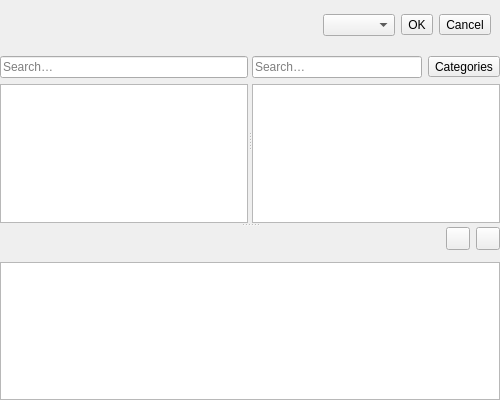
<?xml version="1.0" encoding="UTF-8"?>
<ui version="4.0">
 <class>Otter::FeedsContentsWidget</class>
 <widget class="QWidget" name="Otter::FeedsContentsWidget">
  <property name="geometry">
   <rect>
    <x>0</x>
    <y>0</y>
    <width>500</width>
    <height>400</height>
   </rect>
  </property>
  <layout class="QVBoxLayout" name="verticalLayout">
   <property name="leftMargin">
    <number>0</number>
   </property>
   <property name="topMargin">
    <number>0</number>
   </property>
   <property name="rightMargin">
    <number>0</number>
   </property>
   <property name="bottomMargin">
    <number>0</number>
   </property>
   <item>
    <widget class="QWidget" name="subscribeFeedWidget" native="true">
     <layout class="QHBoxLayout" name="horizontalLayout">
      <item>
       <widget class="QLabel" name="iconLabel">
        <property name="sizePolicy">
         <sizepolicy hsizetype="Fixed" vsizetype="Fixed">
          <horstretch>32</horstretch>
          <verstretch>32</verstretch>
         </sizepolicy>
        </property>
        <property name="minimumSize">
         <size>
          <width>32</width>
          <height>32</height>
         </size>
        </property>
       </widget>
      </item>
      <item>
       <widget class="QLabel" name="messageLabel"/>
      </item>
      <item>
       <spacer name="horizontalSpacer">
        <property name="orientation">
         <enum>Qt::Horizontal</enum>
        </property>
        <property name="sizeHint" stdset="0">
         <size>
          <width>169</width>
          <height>0</height>
         </size>
        </property>
       </spacer>
      </item>
      <item>
       <widget class="QComboBox" name="applicationComboBox"/>
      </item>
      <item>
       <widget class="QToolButton" name="okButton">
        <property name="text">
         <string>OK</string>
        </property>
       </widget>
      </item>
      <item>
       <widget class="QToolButton" name="cancelButton">
        <property name="text">
         <string>Cancel</string>
        </property>
       </widget>
      </item>
     </layout>
    </widget>
   </item>
   <item>
    <widget class="QSplitter" name="verticalSplitter">
     <property name="orientation">
      <enum>Qt::Vertical</enum>
     </property>
     <widget class="QSplitter" name="horizontalSplitter">
      <property name="orientation">
       <enum>Qt::Horizontal</enum>
      </property>
      <widget class="QWidget" name="feedsWidget" native="true">
       <layout class="QVBoxLayout" name="feedsLayout">
        <property name="leftMargin">
         <number>0</number>
        </property>
        <property name="topMargin">
         <number>0</number>
        </property>
        <property name="rightMargin">
         <number>0</number>
        </property>
        <property name="bottomMargin">
         <number>0</number>
        </property>
        <item>
         <widget class="Otter::LineEditWidget" name="feedsFilterLineEditWidget">
          <property name="placeholderText">
           <string>Search…</string>
          </property>
          <property name="clearButtonEnabled">
           <bool>true</bool>
          </property>
         </widget>
        </item>
        <item>
         <widget class="Otter::ItemViewWidget" name="feedsViewWidget">
          <property name="contextMenuPolicy">
           <enum>Qt::CustomContextMenu</enum>
          </property>
          <property name="editTriggers">
           <set>QAbstractItemView::NoEditTriggers</set>
          </property>
          <property name="selectionMode">
           <enum>QAbstractItemView::ExtendedSelection</enum>
          </property>
          <attribute name="headerVisible">
           <bool>false</bool>
          </attribute>
         </widget>
        </item>
       </layout>
      </widget>
      <widget class="QWidget" name="entriesWidget" native="true">
       <layout class="QVBoxLayout" name="entriesLayout">
        <property name="leftMargin">
         <number>0</number>
        </property>
        <property name="topMargin">
         <number>0</number>
        </property>
        <property name="rightMargin">
         <number>0</number>
        </property>
        <property name="bottomMargin">
         <number>0</number>
        </property>
        <item>
         <layout class="QHBoxLayout" name="headerLayout">
          <item>
           <widget class="Otter::LineEditWidget" name="entriesFilterLineEditWidget">
            <property name="placeholderText">
             <string>Search…</string>
            </property>
            <property name="clearButtonEnabled">
             <bool>true</bool>
            </property>
           </widget>
          </item>
          <item>
           <widget class="QToolButton" name="categoriesButton">
            <property name="text">
             <string>Categories</string>
            </property>
            <property name="popupMode">
             <enum>QToolButton::InstantPopup</enum>
            </property>
           </widget>
          </item>
         </layout>
        </item>
        <item>
         <widget class="Otter::ItemViewWidget" name="entriesViewWidget">
          <property name="contextMenuPolicy">
           <enum>Qt::CustomContextMenu</enum>
          </property>
          <property name="editTriggers">
           <set>QAbstractItemView::NoEditTriggers</set>
          </property>
          <property name="alternatingRowColors">
           <bool>true</bool>
          </property>
          <attribute name="headerDefaultSectionSize">
           <number>150</number>
          </attribute>
         </widget>
        </item>
       </layout>
      </widget>
     </widget>
     <widget class="QWidget" name="entryWidget" native="true">
      <layout class="QVBoxLayout" name="entryLayout">
       <property name="leftMargin">
        <number>0</number>
       </property>
       <property name="topMargin">
        <number>0</number>
       </property>
       <property name="rightMargin">
        <number>0</number>
       </property>
       <property name="bottomMargin">
        <number>0</number>
       </property>
       <item>
        <layout class="QHBoxLayout" name="titleLayout">
         <item>
          <widget class="Otter::TextLabelWidget" name="titleLabelWidget" native="true">
           <property name="font">
            <font>
             <pointsize>18</pointsize>
             <weight>75</weight>
             <bold>true</bold>
            </font>
           </property>
          </widget>
         </item>
         <item>
          <widget class="QToolButton" name="urlButton"/>
         </item>
         <item>
          <widget class="QToolButton" name="emailButton"/>
         </item>
        </layout>
       </item>
       <item>
        <layout class="QHBoxLayout" name="attributesLayout" stretch="0,1,0">
         <item>
          <widget class="Otter::TextLabelWidget" name="authorLabelWidget" native="true"/>
         </item>
         <item>
          <spacer name="attributesSpacer">
           <property name="orientation">
            <enum>Qt::Horizontal</enum>
           </property>
           <property name="sizeHint" stdset="0">
            <size>
             <width>0</width>
             <height>0</height>
            </size>
           </property>
          </spacer>
         </item>
         <item>
          <widget class="Otter::TextLabelWidget" name="timeLabelWidget" native="true"/>
         </item>
        </layout>
       </item>
       <item>
        <layout class="QHBoxLayout" name="categoriesLayout"/>
       </item>
       <item>
        <widget class="TextBrowserWidget" name="textBrowserWidget"/>
       </item>
      </layout>
     </widget>
    </widget>
   </item>
  </layout>
 </widget>
 <customwidgets>
  <customwidget>
   <class>Otter::ItemViewWidget</class>
   <extends>QTreeView</extends>
   <header>src/ui/ItemViewWidget.h</header>
  </customwidget>
  <customwidget>
   <class>Otter::LineEditWidget</class>
   <extends>QLineEdit</extends>
   <header>src/ui/LineEditWidget.h</header>
  </customwidget>
  <customwidget>
   <class>Otter::TextLabelWidget</class>
   <extends>QWidget</extends>
   <header>src/ui/TextLabelWidget.h</header>
  </customwidget>
  <customwidget>
   <class>TextBrowserWidget</class>
   <extends>QTextBrowser</extends>
   <header>src/ui/TextBrowserWidget.h</header>
  </customwidget>
 </customwidgets>
 <resources/>
 <connections/>
</ui>
